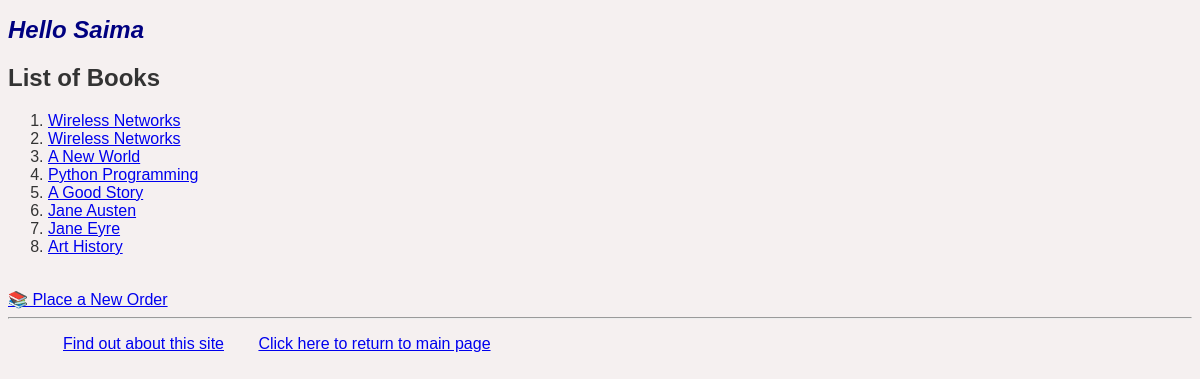
Before: /myapp/ (signed in) with the older database file.
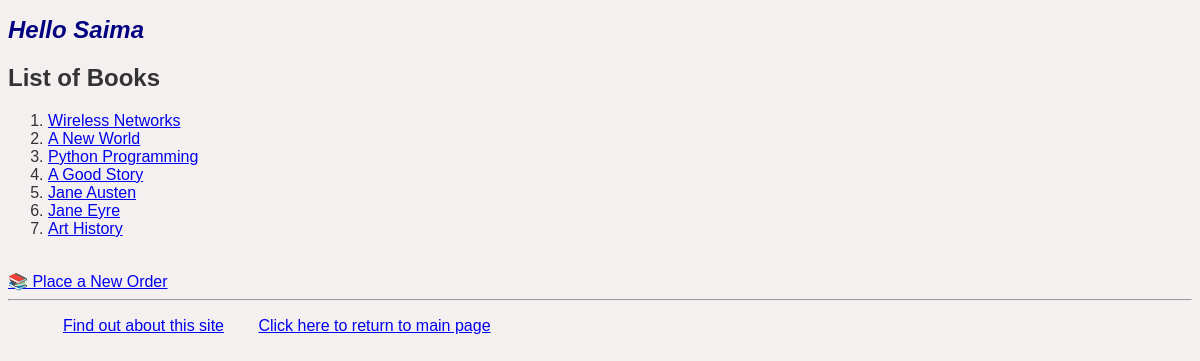
After: the same page with the newer database file.
### myapp/models.py (models this page shows, shortened)
class Book(models.Model):
    title = models.CharField(max_length=200)  # Title of the book
    category = models.CharField(max_length=1, choices=CATEGORY_CHOICES, default='S')  # Category selection
    num_pages = models.PositiveIntegerField(default=100)  # Number of pages (must be positive)
    price = models.DecimalField(max_digits=10, decimal_places=2)  # Book price
    publisher = models.ForeignKey(Publisher, related_name='books', on_delete=models.CASCADE)
    description = models.TextField(blank=True, null=True)   # Description of the book

### myapp/views.py (the view)
# urls.py: path('', views.index, name='index'),        # URL for index page
@login_required(login_url='/myapp/login/')
def index(request):
    booklist = Book.objects.all().order_by('id')[:10]
    return render(request, 'myapp/index.html', {'booklist': booklist})

### myapp/templates/myapp/index.html
{% extends 'myapp/base.html' %}
<h1>{% block myhdg %}Hello Saima{% endblock %}</h1>
{% block body_block %}
      {% if booklist %}
        <h2>List of Books</h2>
        <ol>
            {% for book in booklist %}
                <li><a href="{% url 'myapp:detail' book.id %}">{{ book.title }}</a></li>
            {% endfor %}
        </ol>
    {% else %}
        <strong>There are no available books!</strong>
    {% endif %}
    <br>
    <a href="{% url 'myapp:place_order' %}">📚 Place a New Order</a>
{% endblock %}

### myapp/templates/myapp/base.html (shortened to what this page needs)
<!DOCTYPE html>
{% load static %}
<html lang="">
<head>
    <link rel="stylesheet" type="text/css" href="{% static 'myapp/style.css' %}">
</head>
<body bgcolor="red">
    <div>
        <h1>{% block myhdg %}Hello User{% endblock %}</h1>
        {% block body_block %}***{% endblock %}
    </div>
    <hr/>
    <div>
        <ul>
            <li class="hbar1"><a href="{% url 'myapp:about' %}">Find out about this site</a></li>
            <li class="hbar1"><a href="{% url 'myapp:index' %}">Click here to return to main page</a></li>
        </ul>
    </div>
</body>
</html>

### myapp/static/myapp/style.css (style rules this page uses)
body { background-color: #f5f0f0;; color: #333; font-family: Arial, sans-serif; }
h1 { font-size: 24px; color: navy; font-style: italic; }
.hbar1 { display: inline; margin: 15px; }

Changed rows visible on the page:
removed Book: title "Wireless Networks"
